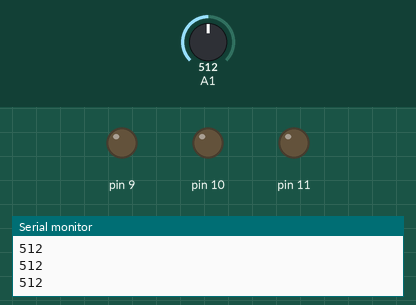
Recording of a sketch running on a simulated Arduino Uno, built with avr-gcc and run on an emulated ATmega328P. Shown: output pins drawn as LEDs (lit = HIGH), the last lines printed to the serial monitor. The test bench sets the inputs (shaded band); at power-on: A1 = 512.

Above: at 1.2 s.
1.3 s: A1 set to 311
2.8 s: A1 set to 292
At 3.5 s:
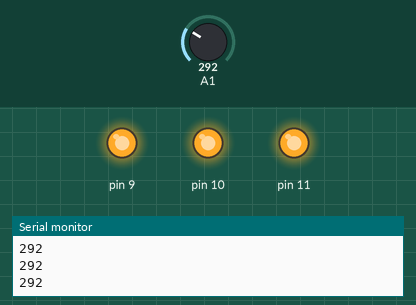
4.3 s: A1 set to 827
5.8 s: A1 set to 854
At 6.9 s:
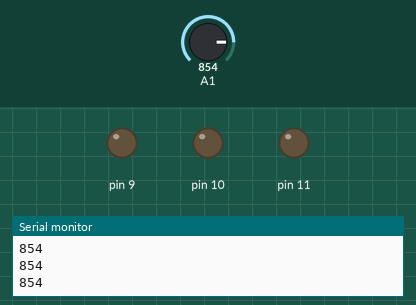
7.3 s: A1 set to 290
At 8.0 s:
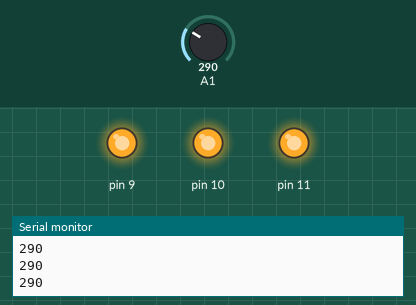
Timing chart, 0 to 9.8 s (numbered marks = the images above; inputs shaded):
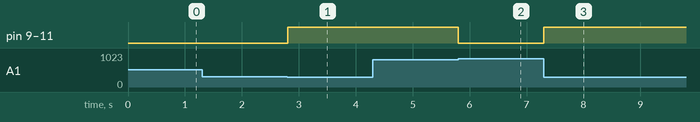

Measured:
- the behaviour switches between 301 and 300 on A1 (found by bisection; images 0 and 1)
- the behaviour switches between 839 and 840 on A1 (found by bisection; images 1 and 2)
- after the input at 2.8 s, pin 9–11: LOW → HIGH at once
- after the input at 5.8 s, pin 9–11: HIGH → LOW at once
- after the input at 7.3 s, pin 9–11: LOW → HIGH at once

The sketch:

20210724_smart_led.ino
```cpp
//a1의 빛을 가리면 불이 켜짐
void setup() {
pinMode(A1,INPUT);
Serial.begin(9600);
pinMode(9,OUTPUT);
pinMode(10,OUTPUT);
pinMode(11,OUTPUT);
}

void loop() {
 Serial.println(analogRead(A1));

 if(analogRead(A1) <= 300){
  digitalWrite(9,HIGH);
  digitalWrite(10,HIGH);
  digitalWrite(11,HIGH);
  }

 else if(analogRead(A1) >= 840){
  digitalWrite(9,LOW);
  digitalWrite(10,LOW);
  digitalWrite(11,LOW);
    }
}
```
